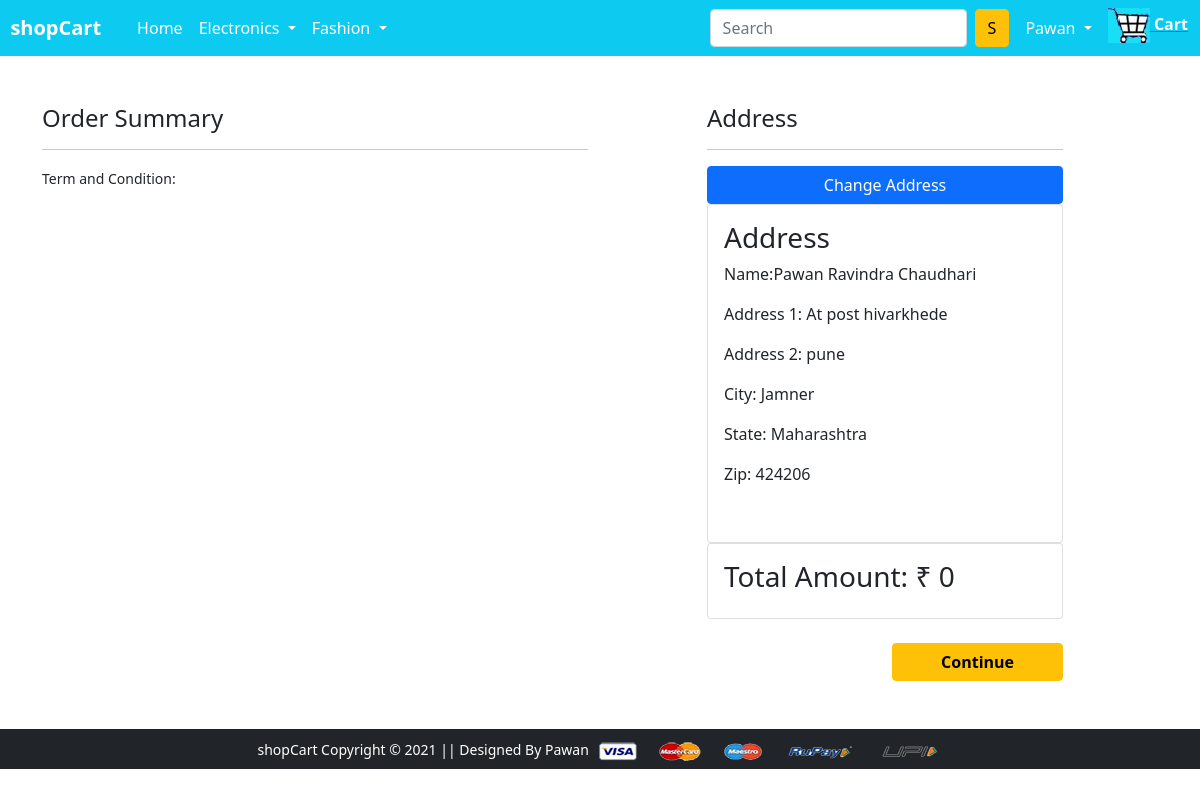
Before: /checkout/ (signed in) with the older database file.
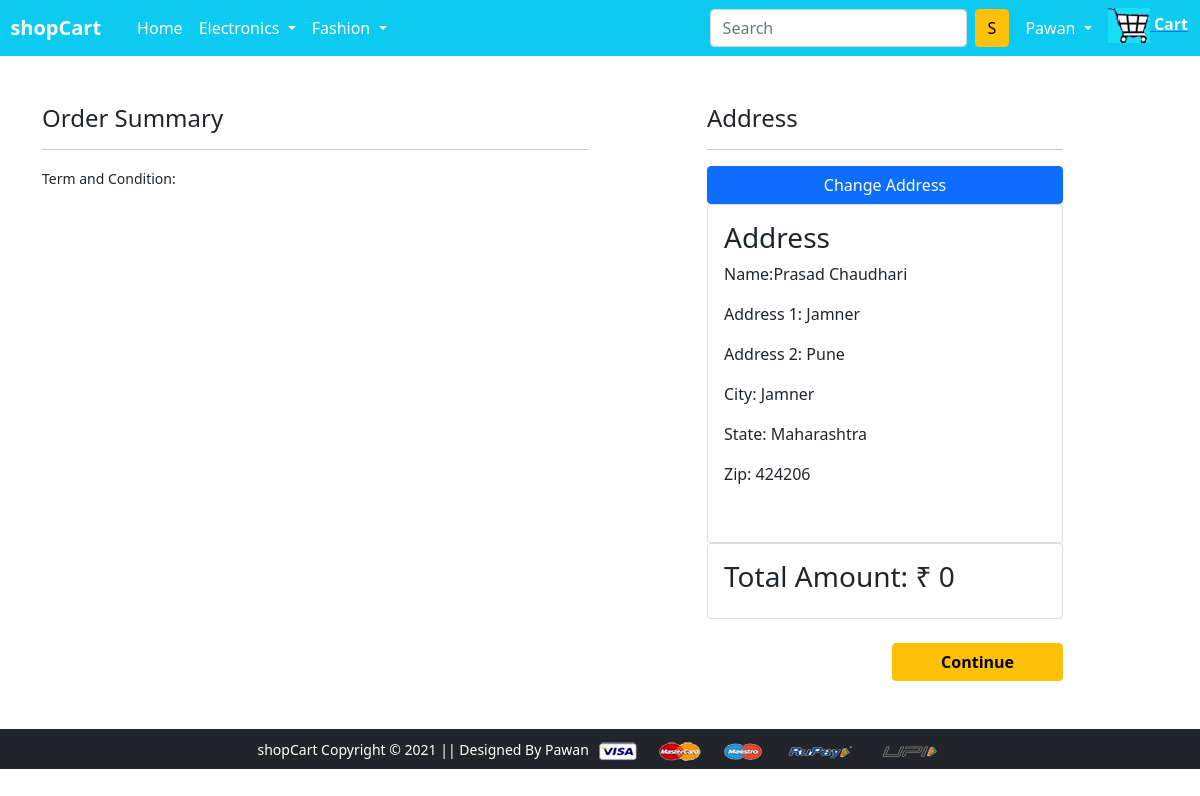
After: the same page with the newer database file.
### app/models.py (models this page shows, shortened)
class Profile(models.Model):
    user = models.ForeignKey(UserInfo, on_delete=CASCADE)
    name = models.CharField(max_length=30)
    address = models.CharField(max_length=500)
    address2 = models.CharField(max_length=500)
    city = models.CharField(max_length=20)
    state = models.CharField(max_length=20)
    zip = models.IntegerField()
    class Meta:
        db_table = "Profile"

### app/views.py (the view)
# urls.py: path('checkout/', views.checkout),
def checkout(request):
    ele = Electronics.objects.all()
    fashion = Fashion.objects.all()
    user = UserInfo.objects.get(username = request.session["uname"])
    cart_items = MyCart.objects.filter(user = user)
    cart1_items = MyCart1.objects.filter(user = user)
    add = Profile.objects.filter(user = user)
    total=0
    for item in cart_items:
        total += item.eleproduct.price*item.qty
    total1=0
    for item1 in cart1_items:
        total1 += item1.fashionproduct.price*item1.qty
    request.session["tot"] = total+total1
    return render(request, 'checkout.html',{"ele":ele, "fashion":fashion, "cart_items":cart_items, "cart1_items":cart1_items, "add":add})

### app/templates/checkout.html (shortened to what this page needs)
{% extends 'base.html' %}
{% load static %}
{% block main-content %}
<div class="container">
  <div class="row mt-5">
    <div class="col-sm-6">
      <h4>Order Summary</h4>
      <hr>
      <small>Term and Condition: </small>
    </div>
    <div class="col-sm-4  offset-sm-1">
      <h4>Address </h4>
      <hr>
      <form action="/makepayment">
        <li class="d-grid"><a href="/profile" class="btn btn-primary">Change Address</a></li>
        {% for data in add %}
        <div class="card">
          <div class="card-body">
            <h3>Address </h3>
            <p>Name:{{data.name}}</p>
            <p>Address 1: {{data.address}}</p>
            <p>Address 2: {{data.address2}}</p>
            <p>City: {{data.city}}</p>
            <p>State: {{data.state}}</p>
            <p>Zip: {{data.zip}}</p><br>
          </div>
        </div>
        <div class="card mb-2">
          <div class="card-body">
            <h3>Total Amount: ₹ {{request.session.tot}}</h3>
          </div>
        </div>
        {% endfor %}
        <div class="text-end">
          <button type="submit" class="btn btn-warning mt-3 px-5 fw-bold">Continue</button>
        </div>
      </form>
    </div>
  </div>
</div>
{% endblock main-content %}

Changed rows visible on the page:
removed Profile: name "Pawan Ravindra Chaudhari", address "At post hivarkhede", address2 "pune", city "Jamner", state "Maharashtra", zip "424206", session.tot "0"
added Profile: name "Prasad Chaudhari", address "Jamner", address2 "Pune", city "Jamner", state "Maharashtra", zip "424206", session.tot "0"
